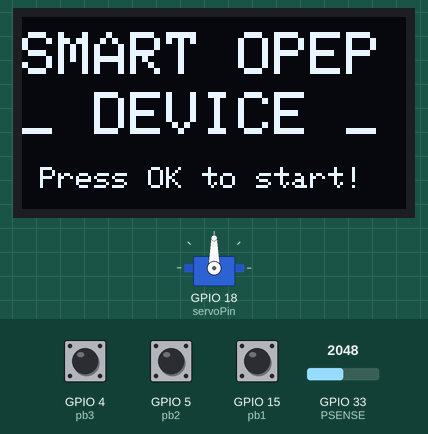
This sketch was run on a simulated ESP32. On the bench: servo, 128×64 one-colour display. The test bench sets the inputs (shaded band); at power-on: GPIO 5 (pb2) HIGH, GPIO 4 (pb3) HIGH, GPIO 33 (PSENSE) = 2048, GPIO 15 (pb1) HIGH. What the sketch prints to the serial monitor is not drawn.

Above: at 2.9 s.
3.0 s: GPIO 5 (pb2) pulled LOW for 3.2 s
At 5.5 s:
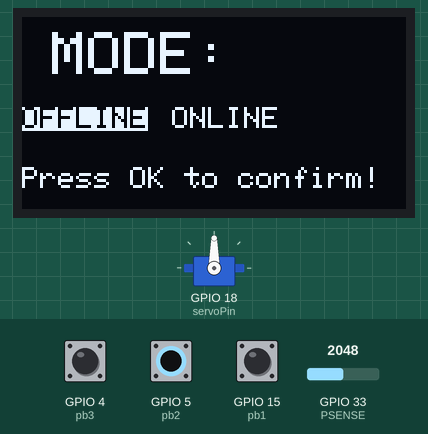
7.7 s: GPIO 4 (pb3) pulled LOW for 0.15 s
At 8.8 s:
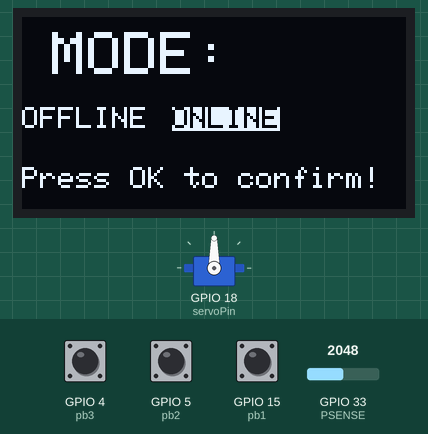
9.3 s: GPIO 5 (pb2) pulled LOW for 0.15 s
At 9.9 s:
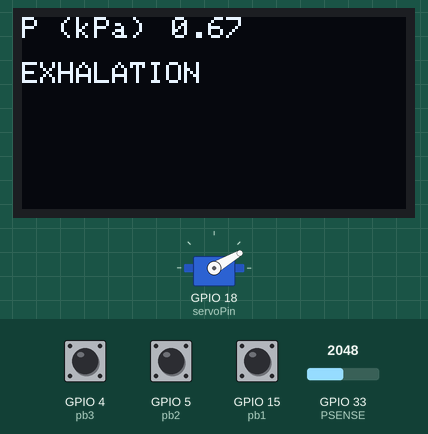
10.0 s: GPIO 33 (PSENSE) set to 1898
At 11.5 s:
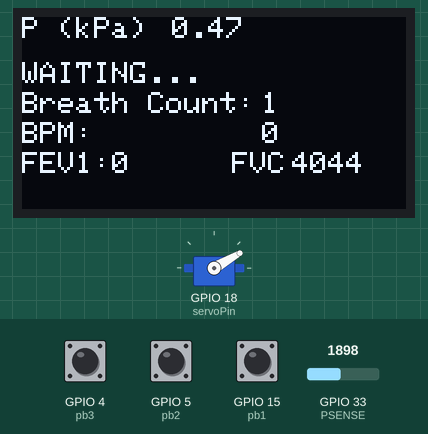
13.0 s: GPIO 15 (pb1) pulled LOW for 0.15 s
At 13.53 s:
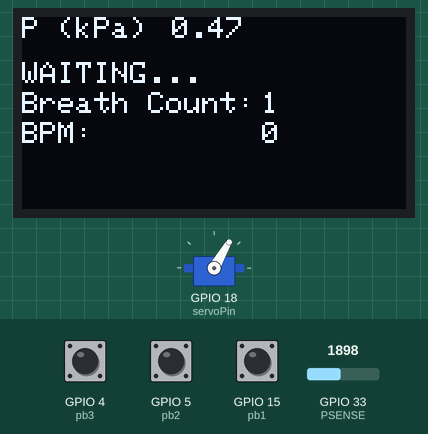
13.7 s: GPIO 33 (PSENSE) set to 2047
At 14.3 s:
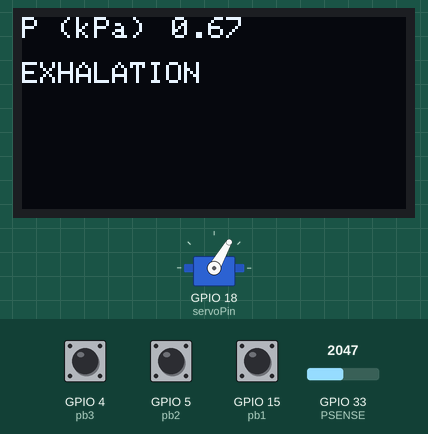
Timing chart, 0 to 16.5 s (numbered marks = the images above; inputs shaded):
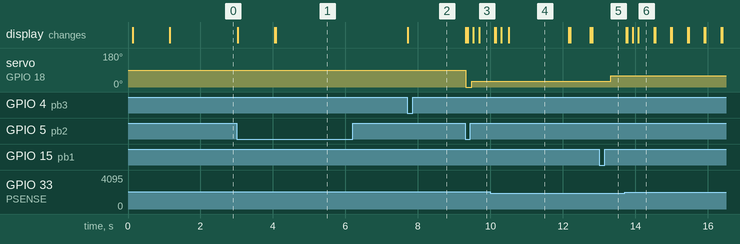

The sketch:

F0EXZW0I4SCSOD1.ino
```cpp
// LIBRARIES
#include <Servo.h>


#include <WiFi.h>                   //Blynk Libraries
#include <WiFiClient.h>
#include <BlynkSimpleEsp32.h>

#include <Wire.h>                   //LED Display libraries
#include <Adafruit_GFX.h>
#include <Adafruit_SSD1306.h>

#define BLYNK_PRINT Serial
#define SCREEN_WIDTH 128            // OLED display width, in pixels
#define SCREEN_HEIGHT 64            // OLED display height, in pixels


Adafruit_SSD1306 display(SCREEN_WIDTH, SCREEN_HEIGHT, &Wire, -1); // Declaration for an SSD1306 display connected to I2C (SDA, SCL pins), -1 no reset button


// VARIABLES

Servo reServo;
char auth[] = "LlDiGQ5tYh2f93u85fnd7dMOXdKL5V4J";
char ssid[] = "Hidden Network";
char pass[] = "$eR@j112123";
static const int servoPin = 18;
const int PSENSE = 33; // Analog input pin that the pressure sensor is attached to
const int PSENSE_SUPPLY = 5;
int offset;
int offsetSize;
int meanSize;
int zeroSpan;
int pos = 0;
int pb1 = 15;
int pb2 = 5;
int pb3 = 4;
int posDegrees = 0;
int exCount = 0;
int breathCounter = 0;
int selectedMode = 0;      // (1) OFFLINE, (2) ONLINE
int getMode;
int sensorValue = 0;        // value read from the pot
////////////////////////////////////////////////////////////////////////////////////////Smoothing of pressure readings////////
const int numReadings = 3;
int readings[numReadings];
int readIndex = 0;              // the index of the current reading
int total = 0;                  // the running total
int average = 0;
////////////////////////////////////////////////////////////////////////////////////////Calculate BPM////////////////////////
float minuteTotal;
int breathBuff2 = 0;
int breathBuff1 = 0;
int BPM = 0;
/////////////////////////////////////////////////////////////////////////////////////////////////////////////////////////////
float breathTimer;
int fev1 = 0.0;     //not float
int newBreath = 0;
int snatch = 0;
int fundex = 0;
float vol[30]; //this is the total volume that stored with time...
float volSec[30];//this is the the liter/sec messured
float rho = 1.225; //Demsity of air in kg/m3;
float area_1 = 0.0003801; //these are the areas taken carefully from the 3D printed venturi 2M before constriction  D = 10mm = 10*(10^-3) m, A = ((0.5D)^2)*pi
float area_2 = 0.0000785;// this is area of venturi throat
float maxFlow = 0.0;
float TimerNow = 0.0;
float secondsBreath;
int volumeTotal = 0; //not float
float massFlow = 0;
float volFlow = 0;

/////////////////////////////////////////////////////////////////////////////////////////////////////////////////////////////


void setup() {
  // initialize serial communications at 115200 bps:
  Serial.begin(115200);
  //analogReference(EXTERNAL);
  pinMode(pb1,INPUT_PULLUP);
  pinMode(pb2,INPUT_PULLUP);
  pinMode(pb3,INPUT_PULLUP);
  minuteTotal = millis();

  reServo.attach(servoPin);
  delay(100);

  //  for ( int ii =0;ii < offsetSize ;ii ++){
  //  offset += analogRead(PSENSE)-(4096/2) ; // offset for MPXV7002DP
  //  offset = offset/offsetSize;

 if(!display.begin(SSD1306_SWITCHCAPVCC, 0x3C)) { // Address 0x3C for 128x64
    Serial.println(F("SSD1306 allocation failed"));
    for(;;);
  }

  for (int thisReading = 0; thisReading < numReadings; thisReading++) { //zeroing the array
    readings[thisReading] = 0;
  }

  //WELCOME SCREEN
  delay(1000);
  display.clearDisplay();
  display.setTextSize(2);
  display.setTextColor(WHITE);
  display.setCursor(0, 5);
  display.println("SMART OPEP");
  display.setCursor(0, 25);
  display.println("_ DEVICE _");
  display.setTextSize(1);
  display.setCursor(0, 50);
  display.println(" Press OK to start!");
  display.display();
  delay(1000);

  //PROMPT USER
  while (1){

    int buttonState = digitalRead(pb2);
    Serial.println(buttonState);
    if (buttonState == 0){
      display.clearDisplay();
      display.display();
      break;
     }
    }
   getMode = modeSelection();
   }


//////////////////////////////////////////////////////////////////////////////////////////////////////////////////////////
  void loop() {
  reServo.write(posDegrees);

  if (digitalRead(pb2) == 0){
    posDegrees = 30;
   }
  if (digitalRead(pb3) == 0){
    posDegrees = 120;
   }
  if (digitalRead(pb1) == 0){
    posDegrees = 60;
   }

  //Smoothing process //////////////////////////////////////////
  total = total - readings[readIndex];
  readings[readIndex] = analogRead(PSENSE);       // read from the sensor:
  total = total + readings[readIndex];            // add the reading to the total:
  readIndex = readIndex + 1;
  // if we're at the end of the array...
  if (readIndex >= numReadings) {
    // ...wrap around to the beginning:
    readIndex = 0;
  }
  // calculate the average:
  average = total / numReadings;
  //////////////////////////////////////////////////////////////

  // read the analog in value:
  sensorValue = average;                        //analogRead(PSENSE) if we were not to use smoothing
  Serial.println(sensorValue);

  float sensorVoltageR2 = (3.3 / 4096 * sensorValue) + 0.25;  //Voltage across R2 = 15kOhm /0.2 offset from datasheet
  Serial.println(sensorVoltageR2);

  float sensorVoltage = sensorVoltageR2 * PSENSE_SUPPLY/3;  //Sensor output voltage
  Serial.println(sensorVoltage);

  float pressureValueOffset = sensorVoltage - 2.5; //pressure equation from MPXV7002DP datasheet
                                                  //sensor behavior is assumed to be linear, +-6.25% accuracy
  float pressureValuekPa = (sensorVoltage - 2.5); //- 0.13; //de-offset
  Serial.print(pressureValuekPa);Serial.println(" kPa");

  delay(2);

  display.clearDisplay();
  display.setCursor(0, 0);
  display.println("P (kPa)"); //display a static text
  display.setCursor(50, 0);
  display.println(pressureValuekPa);
  display.display();

   if (pressureValuekPa > 0.5){

    display.setCursor(0, 15);
    display.println("EXHALATION"); //display a static text
    display.display();
    exCount = exCount + 1;

     if (newBreath < 1) {                         // intiliazing a new breath
        breathTimer = millis();
        fev1 = 0.0;
        snatch = 0;
        fundex = 0;
        /*if(volumeTotal > 100){
        BPM = BPM + 1; //counts breath
        //Serial.print("VolumeTotal= ");
        //Serial.println(volumeTotal);
        }*/

        volumeTotal = 0;
        newBreath = 1;

      }

      if(!(snatch%5)){
        vol[fundex] = volumeTotal;
        volSec[fundex] = volFlow;
        fundex++;

      }
      snatch++;
//////////////////////////////

     if((millis() - breathTimer >= 1000) && (fev1 == 0)) fev1 = volumeTotal;

     massFlow = 1000*sqrt( (abs(pressureValuekPa)*2*rho) / ((1/(pow(area_2,2))) - ( 1/(pow(area_1,2)))) ); //mass flow obtained from bernoulli equation (instantaneous value)
     volFlow = massFlow/rho;                                                                               //volumetric flow of air (instantaneous value)

     if(volFlow > maxFlow) maxFlow = volFlow;

     volumeTotal = volFlow * (millis() - TimerNow) + volumeTotal;//integrates volumes over units of time to get total volume
    // print the results to the Serial Monitor:
    //Serial.print("sensor = ");
    //Serial.print(sensorValue);
    Serial.print("VolumeTotal= ");
    Serial.println(volumeTotal);

    //Serial.print("\t pressure = ");
    //Serial.println(Pa);

   }

          else if (pressureValuekPa < -0.1){
    display.setCursor(0, 15);
    display.println("INHALATION"); //display a static text
    display.display();
  }

  else {
    display.setCursor(0, 15);
    display.println("WAITING..."); //display a static text

      if (exCount >= 1){
        breathCounter = breathCounter + (exCount / exCount);
        exCount = 0;
      }

      display.setCursor(0, 25);
      display.println("Breath Count: "); //display a static text
      display.setCursor(80, 25);
      display.println(breathCounter); //display a static text
      display.display();

        if((millis()- minuteTotal) > 60000){                       //millis() Returns the number of milliseconds passed since the Arduino board began running the current program.
        minuteTotal = millis();
        breathBuff1 = breathCounter;
        BPM = breathBuff1 - breathBuff2;
        breathBuff2 = breathBuff1;
        Serial.print("Breaths per minute:");
        Serial.println(BPM);
       // logfile.print("                                        ");
        //logfile.println(totalBreath);
        //totalBreath = 0;
        }

        display.setCursor(0, 35);
        display.println("BPM: "); //display a static text
        display.setCursor(80, 35);
        display.println(BPM); //display a static text
        display.display();

         if(newBreath){    //if your done figure out the results
          newBreath = 0;
          //Serial.print("time for breath");
          if(volumeTotal > 200){
          secondsBreath = (millis() - breathTimer)/1000;
          Serial.print("FEV1  ");
          Serial.println(fev1);
          Serial.print("FVC  ");
          Serial.print(volumeTotal);
          Serial.print("FV1/FVC");
          Serial.println(fev1/volumeTotal);
          Serial.print("Duration");
          Serial.println(breathTimer/1000);
          Serial.print("MaxFlow");
          Serial.println(maxFlow);

          display.setCursor(0, 45);
          display.println("FEV1:"); //display a static text
          display.setCursor(30, 45);
          display.println(fev1);
          display.setCursor(70, 45);
          display.println("FVC:"); //display a static text
          display.setCursor(90, 45);
          display.println(volumeTotal);
          display.display();


          //Serial.println(secondsBreath);
          delay(1500);

         //printer();
         //dataDump();
         //if(Blynk.connected())blynkPrint();

          }
          for(int p = 0;p < 30; p++){
          vol[p] = 0;
          volSec[p] = 0;
        }
         /* tft.setRotation(1);
          tft.fillScreen(TFT_BLACK);
          tft.setTextColor(TFT_GREEN, TFT_BLACK);
       tft.drawCentreString("BLOW.....",125,55,4); */
          maxFlow = 0;

        }

        TimerNow = millis();
        delay(20);

      }

   delay(100);
}


int modeSelection(){

  delay(1000);
  display.setTextSize(2);
  display.setTextColor(WHITE);
  display.setCursor(10, 5);
  display.println("MODE:");
  display.setCursor(0, 30);
  display.setTextSize(1);
  display.println("OFFLINE");
  display.setCursor(50, 30);
  display.println("ONLINE");
  display.setCursor(0, 50);
  display.println("Press OK to confirm!");
  display.display();

    while(1){

      if (digitalRead(pb1) == 0){
        display.setTextColor(BLACK, WHITE);
        display.setCursor(0, 30);
        display.println("OFFLINE");
        display.setTextColor(WHITE, BLACK);
        display.setCursor(50, 30);
        display.println("ONLINE");
        display.display();

        selectedMode = 1;

      }

      if (digitalRead(pb2) == 0){                //OK button
        display.setTextColor(BLACK, WHITE);
        display.setCursor(0, 30);
        display.println("OFFLINE");
        display.setTextColor(WHITE, BLACK);
        display.setCursor(50, 30);
        display.println("ONLINE");
        display.display();


        if(selectedMode == 1 || selectedMode == 2){
          return selectedMode;
        }

        else continue;

      }


      if (digitalRead(pb3) == 0){

      display.setTextColor(BLACK, WHITE);
      display.setCursor(50, 30);
      display.println("ONLINE");
      display.setTextColor(WHITE, BLACK);
      display.setCursor(0, 30);
      display.println("OFFLINE");
      display.display();

      selectedMode = 2;


      }
    }


}
```

Measured:
- the behaviour switches between 1924 and 1923 on GPIO 33 (PSENSE) (found by bisection; images 3 and 4)
- after the input at 3.0 s, the display: first changes at once (image 1 shows a later state)
- after the input at 7.7 s, the display: changes at once (image 2)
- after the input at 9.3 s, servo on GPIO 18 (servoPin): 90° → 0° at once, → 30° 0.15 s later; the display: first changes at once (image 3 shows a later state)
- after the input at 10.0 s, the display: first changes after 0.12 s (image 4 shows a later state)
- after the input at 13.0 s, servo on GPIO 18 (servoPin): 30° → 60° after 0.32 s
- after the input at 13.7 s, the display: first changes after 0.05 s (image 6 shows a later state)
